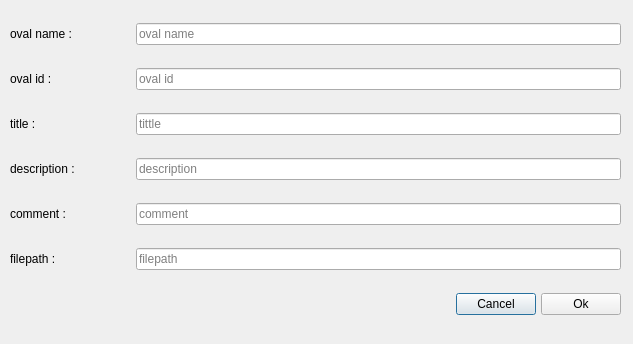
<?xml version="1.0" encoding="UTF-8"?>
<ui version="4.0">
 <class>CreateOval</class>
 <widget class="QDialog" name="CreateOval">
  <property name="geometry">
   <rect>
    <x>0</x>
    <y>0</y>
    <width>633</width>
    <height>344</height>
   </rect>
  </property>
  <property name="windowTitle">
   <string>CreateOval</string>
  </property>
  <widget class="QWidget" name="verticalLayoutWidget">
   <property name="geometry">
    <rect>
     <x>0</x>
     <y>0</y>
     <width>631</width>
     <height>341</height>
    </rect>
   </property>
   <layout class="QVBoxLayout" name="_2">
    <property name="spacing">
     <number>5</number>
    </property>
    <property name="sizeConstraint">
     <enum>QLayout::SetDefaultConstraint</enum>
    </property>
    <property name="leftMargin">
     <number>5</number>
    </property>
    <property name="topMargin">
     <number>5</number>
    </property>
    <property name="rightMargin">
     <number>5</number>
    </property>
    <property name="bottomMargin">
     <number>5</number>
    </property>
    <item>
     <layout class="QHBoxLayout" name="_3" stretch="2,8">
      <property name="sizeConstraint">
       <enum>QLayout::SetDefaultConstraint</enum>
      </property>
      <property name="leftMargin">
       <number>5</number>
      </property>
      <property name="rightMargin">
       <number>5</number>
      </property>
      <item>
       <widget class="QLabel" name="label">
        <property name="sizePolicy">
         <sizepolicy hsizetype="Minimum" vsizetype="Maximum">
          <horstretch>0</horstretch>
          <verstretch>0</verstretch>
         </sizepolicy>
        </property>
        <property name="lineWidth">
         <number>1</number>
        </property>
        <property name="text">
         <string>oval name :</string>
        </property>
       </widget>
      </item>
      <item>
       <widget class="QLineEdit" name="ovalname">
        <property name="sizePolicy">
         <sizepolicy hsizetype="Minimum" vsizetype="Maximum">
          <horstretch>0</horstretch>
          <verstretch>0</verstretch>
         </sizepolicy>
        </property>
        <property name="placeholderText">
         <string>oval name</string>
        </property>
       </widget>
      </item>
     </layout>
    </item>
    <item>
     <layout class="QHBoxLayout" name="_4" stretch="2,8">
      <property name="sizeConstraint">
       <enum>QLayout::SetDefaultConstraint</enum>
      </property>
      <property name="leftMargin">
       <number>5</number>
      </property>
      <property name="rightMargin">
       <number>5</number>
      </property>
      <item>
       <widget class="QLabel" name="label_2">
        <property name="sizePolicy">
         <sizepolicy hsizetype="Minimum" vsizetype="Maximum">
          <horstretch>0</horstretch>
          <verstretch>0</verstretch>
         </sizepolicy>
        </property>
        <property name="maximumSize">
         <size>
          <width>16777215</width>
          <height>16777215</height>
         </size>
        </property>
        <property name="text">
         <string>oval id :</string>
        </property>
       </widget>
      </item>
      <item>
       <widget class="QLineEdit" name="ovalid">
        <property name="sizePolicy">
         <sizepolicy hsizetype="Minimum" vsizetype="Maximum">
          <horstretch>0</horstretch>
          <verstretch>0</verstretch>
         </sizepolicy>
        </property>
        <property name="placeholderText">
         <string>oval id</string>
        </property>
       </widget>
      </item>
     </layout>
    </item>
    <item>
     <layout class="QHBoxLayout" name="_5" stretch="2,8">
      <property name="leftMargin">
       <number>5</number>
      </property>
      <property name="rightMargin">
       <number>5</number>
      </property>
      <item>
       <widget class="QLabel" name="label_3">
        <property name="sizePolicy">
         <sizepolicy hsizetype="Minimum" vsizetype="Maximum">
          <horstretch>0</horstretch>
          <verstretch>0</verstretch>
         </sizepolicy>
        </property>
        <property name="contextMenuPolicy">
         <enum>Qt::DefaultContextMenu</enum>
        </property>
        <property name="text">
         <string>title :</string>
        </property>
       </widget>
      </item>
      <item>
       <widget class="QLineEdit" name="ovaltitle">
        <property name="sizePolicy">
         <sizepolicy hsizetype="Minimum" vsizetype="Maximum">
          <horstretch>0</horstretch>
          <verstretch>0</verstretch>
         </sizepolicy>
        </property>
        <property name="placeholderText">
         <string>tittle</string>
        </property>
       </widget>
      </item>
     </layout>
    </item>
    <item>
     <layout class="QHBoxLayout" name="_6" stretch="2,8">
      <property name="leftMargin">
       <number>5</number>
      </property>
      <property name="rightMargin">
       <number>5</number>
      </property>
      <item>
       <widget class="QLabel" name="label_4">
        <property name="sizePolicy">
         <sizepolicy hsizetype="Minimum" vsizetype="Maximum">
          <horstretch>0</horstretch>
          <verstretch>0</verstretch>
         </sizepolicy>
        </property>
        <property name="text">
         <string>description :</string>
        </property>
       </widget>
      </item>
      <item>
       <widget class="QLineEdit" name="ovaldescription">
        <property name="sizePolicy">
         <sizepolicy hsizetype="Minimum" vsizetype="Maximum">
          <horstretch>0</horstretch>
          <verstretch>0</verstretch>
         </sizepolicy>
        </property>
        <property name="placeholderText">
         <string>description</string>
        </property>
       </widget>
      </item>
     </layout>
    </item>
    <item>
     <layout class="QHBoxLayout" name="_10" stretch="2,8">
      <property name="leftMargin">
       <number>5</number>
      </property>
      <property name="rightMargin">
       <number>5</number>
      </property>
      <item>
       <widget class="QLabel" name="label_7">
        <property name="sizePolicy">
         <sizepolicy hsizetype="Minimum" vsizetype="Maximum">
          <horstretch>0</horstretch>
          <verstretch>0</verstretch>
         </sizepolicy>
        </property>
        <property name="text">
         <string>comment :</string>
        </property>
       </widget>
      </item>
      <item>
       <widget class="QLineEdit" name="ovalcomment">
        <property name="sizePolicy">
         <sizepolicy hsizetype="Minimum" vsizetype="Maximum">
          <horstretch>0</horstretch>
          <verstretch>0</verstretch>
         </sizepolicy>
        </property>
        <property name="placeholderText">
         <string>comment</string>
        </property>
       </widget>
      </item>
     </layout>
    </item>
    <item>
     <layout class="QHBoxLayout" name="_11" stretch="2,8">
      <property name="leftMargin">
       <number>5</number>
      </property>
      <property name="rightMargin">
       <number>5</number>
      </property>
      <item>
       <widget class="QLabel" name="label_8">
        <property name="sizePolicy">
         <sizepolicy hsizetype="Minimum" vsizetype="Maximum">
          <horstretch>0</horstretch>
          <verstretch>0</verstretch>
         </sizepolicy>
        </property>
        <property name="text">
         <string>filepath :</string>
        </property>
       </widget>
      </item>
      <item>
       <widget class="QLineEdit" name="ovalfilepath">
        <property name="sizePolicy">
         <sizepolicy hsizetype="Minimum" vsizetype="Maximum">
          <horstretch>0</horstretch>
          <verstretch>0</verstretch>
         </sizepolicy>
        </property>
        <property name="placeholderText">
         <string>filepath</string>
        </property>
       </widget>
      </item>
     </layout>
    </item>
    <item>
     <layout class="QHBoxLayout" name="horizontalLayout" stretch="8,0,1">
      <property name="leftMargin">
       <number>5</number>
      </property>
      <property name="rightMargin">
       <number>5</number>
      </property>
      <item>
       <layout class="QHBoxLayout" name="horizontalLayout_2">
        <item>
         <spacer name="horizontalSpacer">
          <property name="orientation">
           <enum>Qt::Horizontal</enum>
          </property>
          <property name="sizeHint" stdset="0">
           <size>
            <width>40</width>
            <height>20</height>
           </size>
          </property>
         </spacer>
        </item>
       </layout>
      </item>
      <item>
       <widget class="QPushButton" name="CancelButton">
        <property name="text">
         <string>Cancel</string>
        </property>
       </widget>
      </item>
      <item>
       <widget class="QPushButton" name="OkButton">
        <property name="text">
         <string>Ok</string>
        </property>
       </widget>
      </item>
     </layout>
    </item>
   </layout>
  </widget>
 </widget>
 <resources/>
 <connections/>
</ui>
